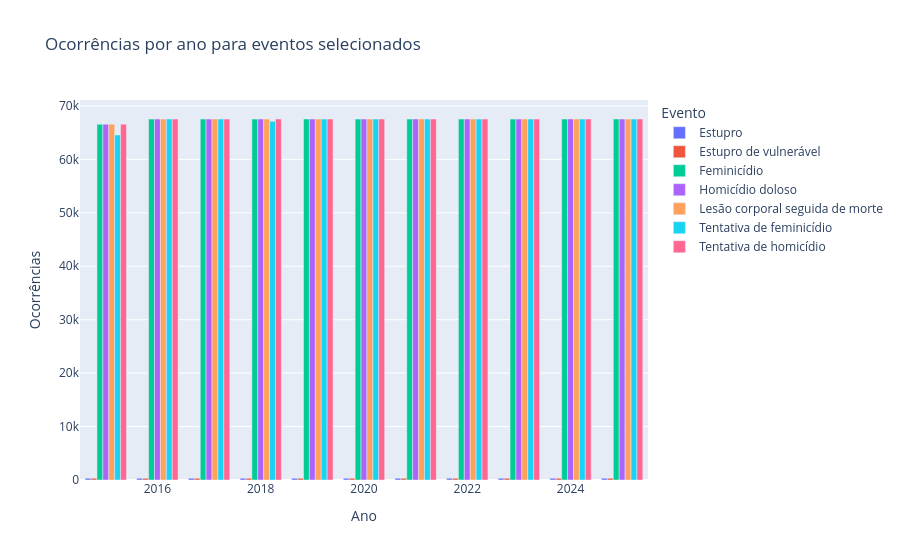

Write notebook code for a chart like this one.
### Markdown cell above
Aqui foi feita uma seleção de alguns eventos de segurança publica que gostariamos de vizualiar e foram plotados a cada ano, foi esse grafico que inicialmente gerou a suspeita de falha na integridade dos dados

### Code cell
eventos_para_plotar = [
    "Estupro",
    "Estupro de vulnerável",
    "Feminicídio",
    "Homicídio doloso",
    "Lesão corporal seguida de morte",
    "Tentativa de feminicídio",
    "Tentativa de homicídio",
]

eventos_por_ano_df = (
    total_aparicoes_por_evento_ano_xlsx_tabela
    .loc[total_aparicoes_por_evento_ano_xlsx_tabela["evento"].isin(eventos_para_plotar)]
    .melt(id_vars="evento", var_name="ano", value_name="quantidade")
)

eventos_por_ano_df["ano"] = eventos_por_ano_df["ano"].astype(int)

fig = px.bar(
    eventos_por_ano_df,
    x="ano",
    y="quantidade",
    color="evento",
    barmode="group",
    title="Ocorrências por ano para eventos selecionados",
    labels={"ano": "Ano", "quantidade": "Ocorrências", "evento": "Evento"},
)
fig.show()

### Figure 1 — Plotly figure (JSON) as saved in the notebook; plotly's stock layout.template omitted (floating-point values rounded to 4 significant figures)
{"data": [{"alignmentgroup": "True", "hovertemplate": "Evento=Estupro<br>Ano=%{x}<br>Ocorrências=%{y}<extra></extra>", "legendgroup": "Estupro", "marker": {"color": "#636efa", "pattern": {"shape": ""}}, "name": "Estupro", "offsetgroup": "Estupro", "orientation": "v", "showlegend": true, "textposition": "auto", "type": "bar", "x": [2015, 2016, 2017, 2018, 2019, 2020, 2021, 2022, 2023, 2024, 2025], "xaxis": "x", "y": [324, 324, 324, 324, 324, 324, 324, 324, 324, 324, 324], "yaxis": "y"}, {"alignmentgroup": "True", "hovertemplate": "Evento=Estupro de vulnerável<br>Ano=%{x}<br>Ocorrências=%{y}<extra></extra>", "legendgroup": "Estupro de vulnerável", "marker": {"color": "#EF553B", "pattern": {"shape": ""}}, "name": "Estupro de vulnerável", "offsetgroup": "Estupro de vulnerável", "orientation": "v", "showlegend": true, "textposition": "auto", "type": "bar", "x": [2015, 2016, 2017, 2018, 2019, 2020, 2021, 2022, 2023, 2024, 2025], "xaxis": "x", "y": [324, 324, 324, 324, 324, 324, 324, 324, 324, 324, 324], "yaxis": "y"}, {"alignmentgroup": "True", "hovertemplate": "Evento=Feminicídio<br>Ano=%{x}<br>Ocorrências=%{y}<extra></extra>", "legendgroup": "Feminicídio", "marker": {"color": "#00cc96", "pattern": {"shape": ""}}, "name": "Feminicídio", "offsetgroup": "Feminicídio", "orientation": "v", "showlegend": true, "textposition": "auto", "type": "bar", "x": [2015, 2016, 2017, 2018, 2019, 2020, 2021, 2022, 2023, 2024, 2025], "xaxis": "x", "y": [66600, 67548, 67548, 67548, 67560, 67560, 67560, 67548, 67548, 67560, 67558], "yaxis": "y"}, {"alignmentgroup": "True", "hovertemplate": "Evento=Homicídio doloso<br>Ano=%{x}<br>Ocorrências=%{y}<extra></extra>", "legendgroup": "Homicídio doloso", "marker": {"color": "#ab63fa", "pattern": {"shape": ""}}, "name": "Homicídio doloso", "offsetgroup": "Homicídio doloso", "orientation": "v", "showlegend": true, "textposition": "auto", "type": "bar", "x": [2015, 2016, 2017, 2018, 2019, 2020, 2021, 2022, 2023, 2024, 2025], "xaxis": "x", "y": [66600, 67548, 67548, 67548, 67560, 67560, 67560, 67548, 67548, 67560, 67558], "yaxis": "y"}, {"alignmentgroup": "True", "hovertemplate": "Evento=Lesão corporal seguida de morte<br>Ano=%{x}<br>Ocorrências=%{y}<extra></extra>", "legendgroup": "Lesão corporal seguida de morte", "marker": {"color": "#FFA15A", "pattern": {"shape": ""}}, "name": "Lesão corporal seguida de morte", "offsetgroup": "Lesão corporal seguida de morte", "orientation": "v", "showlegend": true, "textposition": "auto", "type": "bar", "x": [2015, 2016, 2017, 2018, 2019, 2020, 2021, 2022, 2023, 2024, 2025], "xaxis": "x", "y": [66600, 67548, 67548, 67548, 67560, 67560, 67560, 67548, 67548, 67560, 67558], "yaxis": "y"}, {"alignmentgroup": "True", "hovertemplate": "Evento=Tentativa de feminicídio<br>Ano=%{x}<br>Ocorrências=%{y}<extra></extra>", "legendgroup": "Tentativa de feminicídio", "marker": {"color": "#19d3f3", "pattern": {"shape": ""}}, "name": "Tentativa de feminicídio", "offsetgroup": "Tentativa de feminicídio", "orientation": "v", "showlegend": true, "textposition": "auto", "type": "bar", "x": [2015, 2016, 2017, 2018, 2019, 2020, 2021, 2022, 2023, 2024, 2025], "xaxis": "x", "y": [64576, 67548, 67548, 67128, 67548, 67548, 67548, 67548, 67548, 67548, 67554], "yaxis": "y"}, {"alignmentgroup": "True", "hovertemplate": "Evento=Tentativa de homicídio<br>Ano=%{x}<br>Ocorrências=%{y}<extra></extra>", "legendgroup": "Tentativa de homicídio", "marker": {"color": "#FF6692", "pattern": {"shape": ""}}, "name": "Tentativa de homicídio", "offsetgroup": "Tentativa de homicídio", "orientation": "v", "showlegend": true, "textposition": "auto", "type": "bar", "x": [2015, 2016, 2017, 2018, 2019, 2020, 2021, 2022, 2023, 2024, 2025], "xaxis": "x", "y": [66600, 67548, 67548, 67548, 67560, 67560, 67560, 67548, 67548, 67560, 67558], "yaxis": "y"}], "layout": {"barmode": "group", "legend": {"title": {"text": "Evento"}, "tracegroupgap": 0}, "title": {"text": "Ocorrências por ano para eventos selecionados"}, "xaxis": {"anchor": "y", "domain": [0, 1], "title": {"text": "Ano"}}, "yaxis": {"anchor": "x", "domain": [0, 1], "title": {"text": "Ocorrências"}}}}
